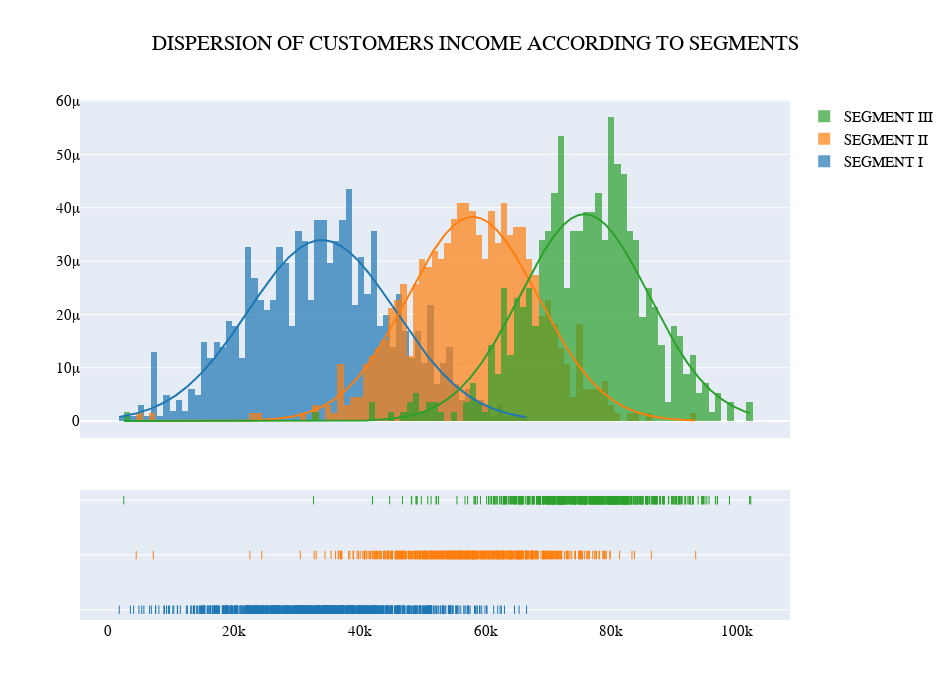

Notebook code for this chart:
### Code cell
segment_1 = segment1["Income"].values
segment_2 = segment2["Income"].values
segment_3= segment3["Income"].values

group_labels = ['SEGMENT I',
                'SEGMENT II',
                "SEGMENT III"]

fig = ff.create_distplot([segment_1,
                          segment_2,
                          segment_3],
                         group_labels,
                         bin_size=1000,
                         curve_type='normal')


fig.update_layout(height=700,
                  width=950,
                  title_text="DISPERSION OF CUSTOMERS INCOME ACCORDING TO SEGMENTS",
                  font_family = 'TimesNewRoman',
                  font_size = 15,
                  title_x = 0.5,
                  font_color= "black"
                 )
fig.show()

### Figure 1 — Plotly figure (JSON) as saved in the notebook; plotly's stock layout.template omitted (floating-point values rounded to 4 significant figures; data arrays with more than 128 entries replaced by an {"elided": "..."} marker saying what was removed)
{"data": [{"autobinx": false, "histnorm": "probability density", "legendgroup": "SEGMENT I", "marker": {"color": "rgb(31, 119, 180)"}, "name": "SEGMENT I", "opacity": 0.7, "type": "histogram", "x": {"elided": "1009 float values"}, "xaxis": "x", "xbins": {"end": 66500.0, "size": 1000, "start": 1730.0}, "yaxis": "y"}, {"autobinx": false, "histnorm": "probability density", "legendgroup": "SEGMENT II", "marker": {"color": "rgb(255, 127, 14)"}, "name": "SEGMENT II", "opacity": 0.7, "type": "histogram", "x": {"elided": "659 float values"}, "xaxis": "x", "xbins": {"end": 93400.0, "size": 1000, "start": 4428.0}, "yaxis": "y"}, {"autobinx": false, "histnorm": "probability density", "legendgroup": "SEGMENT III", "marker": {"color": "rgb(44, 160, 44)"}, "name": "SEGMENT III", "opacity": 0.7, "type": "histogram", "x": {"elided": "561 float values"}, "xaxis": "x", "xbins": {"end": 102200.0, "size": 1000, "start": 2447.0}, "yaxis": "y"}, {"legendgroup": "SEGMENT I", "marker": {"color": "rgb(31, 119, 180)"}, "mode": "lines", "name": "SEGMENT I", "showlegend": false, "type": "scatter", "x": {"elided": "500 float values"}, "xaxis": "x", "y": {"elided": "500 float values"}, "yaxis": "y"}, {"legendgroup": "SEGMENT II", "marker": {"color": "rgb(255, 127, 14)"}, "mode": "lines", "name": "SEGMENT II", "showlegend": false, "type": "scatter", "x": {"elided": "500 float values"}, "xaxis": "x", "y": {"elided": "500 float values"}, "yaxis": "y"}, {"legendgroup": "SEGMENT III", "marker": {"color": "rgb(44, 160, 44)"}, "mode": "lines", "name": "SEGMENT III", "showlegend": false, "type": "scatter", "x": {"elided": "500 float values"}, "xaxis": "x", "y": {"elided": "500 float values"}, "yaxis": "y"}, {"legendgroup": "SEGMENT I", "marker": {"color": "rgb(31, 119, 180)", "symbol": "line-ns-open"}, "mode": "markers", "name": "SEGMENT I", "showlegend": false, "type": "scatter", "x": {"elided": "1009 float values"}, "xaxis": "x", "y": {"elided": "1009 str values"}, "yaxis": "y2"}, {"legendgroup": "SEGMENT II", "marker": {"color": "rgb(255, 127, 14)", "symbol": "line-ns-open"}, "mode": "markers", "name": "SEGMENT II", "showlegend": false, "type": "scatter", "x": {"elided": "659 float values"}, "xaxis": "x", "y": {"elided": "659 str values"}, "yaxis": "y2"}, {"legendgroup": "SEGMENT III", "marker": {"color": "rgb(44, 160, 44)", "symbol": "line-ns-open"}, "mode": "markers", "name": "SEGMENT III", "showlegend": false, "type": "scatter", "x": {"elided": "561 float values"}, "xaxis": "x", "y": {"elided": "561 str values"}, "yaxis": "y2"}], "layout": {"barmode": "overlay", "font": {"color": "black", "family": "TimesNewRoman", "size": 15}, "height": 700, "hovermode": "closest", "legend": {"traceorder": "reversed"}, "title": {"text": "DISPERSION OF CUSTOMERS INCOME ACCORDING TO SEGMENTS", "x": 0.5}, "width": 950, "xaxis": {"anchor": "y2", "domain": [0.0, 1.0], "zeroline": false}, "yaxis": {"anchor": "free", "domain": [0.35, 1], "position": 0.0}, "yaxis2": {"anchor": "x", "domain": [0, 0.25], "dtick": 1, "showticklabels": false}}}
